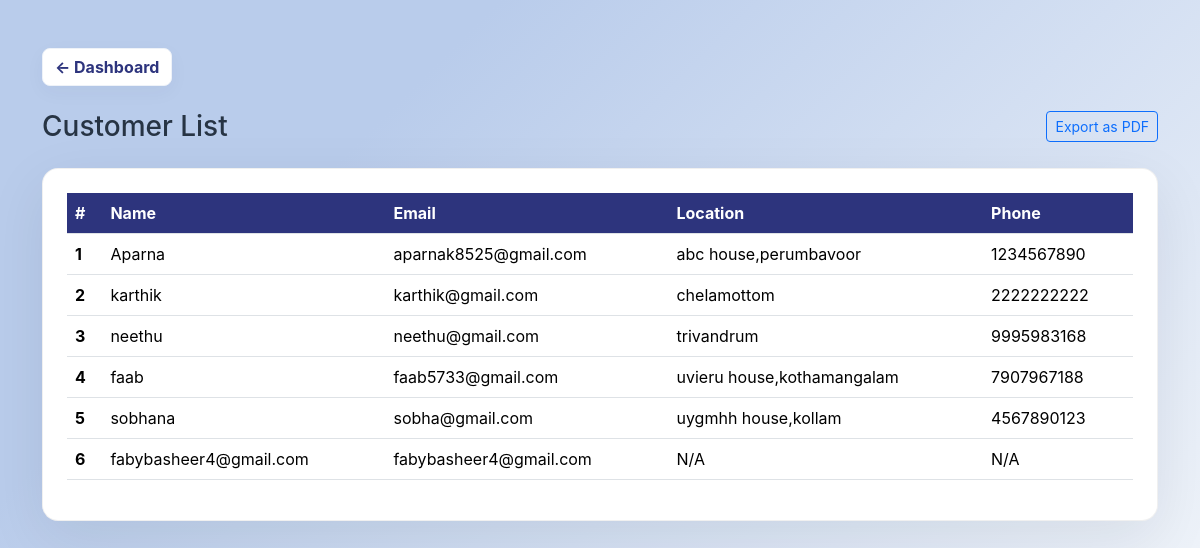
The page /customerlist/ (signed in) on the database its author committed.
### homeservice/models.py (models this page shows, shortened)
class Customer(models.Model):
    user = models.OneToOneField(User, on_delete=models.CASCADE)
    phone = models.CharField(max_length=15, blank=True)
    location = models.CharField(max_length=100, blank=True)
    reset_token = models.CharField(max_length=100, blank=True, null=True)  # For password reset

### homeservice/views.py (the view)
# urls.py: path("customerlist/", views.customerlist, name="customerlist"),
@login_required
def customerlist(request):
    customers = Customer.objects.filter(
        user__is_superuser=False          # exclude admin
    ).exclude(
        user__in=Technician.objects.values_list("user", flat=True)
    )
    return render(request, "homeservice/customer.html", {
        "customers": customers
    })

### homeservice/templates/homeservice/customer.html (shortened to what this page needs)
<!DOCTYPE html>
<html lang="en">
<head>
    <link href="https://cdn.jsdelivr.net/npm/bootstrap@5.3.2/dist/css/bootstrap.min.css" rel="stylesheet">
</head>
<body>
<div class="container py-5">
    <a href="/admindashboard/" class="admin-back mb-4">
        ← Dashboard
    </a>
    <div class="d-flex align-items-center justify-content-between mb-4">
        <h3 class="mb-0">Customer List</h3>
        <div>
            <a href="{% url 'export_customers_pdf' %}" class="btn btn-sm btn-outline-primary">Export as PDF</a>
        </div>
    </div>
    <div class="card leaderboard-card">
        <div class="card-body p-4">
            {% if customers %}
            <div class="table-responsive">
                <table class="table table-hover align-middle leaderboard-table">
                    <thead>
                        <tr>
                            <th>#</th>
                            <th>Name</th>
                            <th>Email</th>
                            <th>Location</th>
                            <th>Phone</th>
                        </tr>
                    </thead>
                    <tbody>
                        {% for c in customers %}
                        <tr>
                            <td><strong>{{ forloop.counter }}</strong></td>
                            <td>{{ c.user.first_name|default:c.user.username }}</td>
                            <td>{{ c.user.username }}</td>
                            <td>{{ c.location|default:"N/A" }}</td>
                            <td>{{ c.phone|default:"N/A" }}</td>
                        </tr>
                        {% endfor %}
                    </tbody>
                </table>
            </div>
            {% else %}
                <p class="text-muted text-center py-3">
                    No customers found.
                </p>
            {% endif %}
        </div>
    </div>
</div>
</body>
</html>

### homeservice/templates/homeservice/_dashboard_styles.html (style rules this page uses)
body { font-family: 'Inter', sans-serif; background: linear-gradient(135deg,#b9cceb 25%, #f8fafc 100%); background-attachment: fixed; color: #273444; }

### homeservice/templates/homeservice/customer.html (style rules this page uses)
.admin-back { display:inline-flex; align-items:center; gap:8px; padding:6px 12px; border-radius:8px; border:1px solid #eef2f8; background:#fff; color:#2d347d; font-weight:700; text-decoration:none; box-shadow:0 6px 20px rgba(47,63,88,0.04); transition:all .15s ease; }
.leaderboard-card { border-radius:16px; box-shadow:0 18px 60px rgba(16,24,40,0.08); border:1px solid rgba(0,0,0,0.06); }
.leaderboard-table th { background:#2d347d; color:white; }

### rows shown on the page
Customer: user.first_name "Aparna", user.username "aparnak8525@gmail.com", location "abc house,perumbavoor", phone "1234567890"
Customer: user.first_name "karthik", user.username "karthik@gmail.com", location "chelamottom", phone "2222222222"
Customer: user.first_name "neethu", user.username "neethu@gmail.com", location "trivandrum", phone "9995983168"
Customer: user.first_name "faab", user.username "faab5733@gmail.com", location "uvieru house,kothamangalam", phone "7907967188"
Customer: user.first_name "sobhana", user.username "sobha@gmail.com", location "uygmhh house,kollam", phone "4567890123"
Customer: user.first_name "fabybasheer4@gmail.com", user.username "fabybasheer4@gmail.com", location "N/A", phone "N/A"
